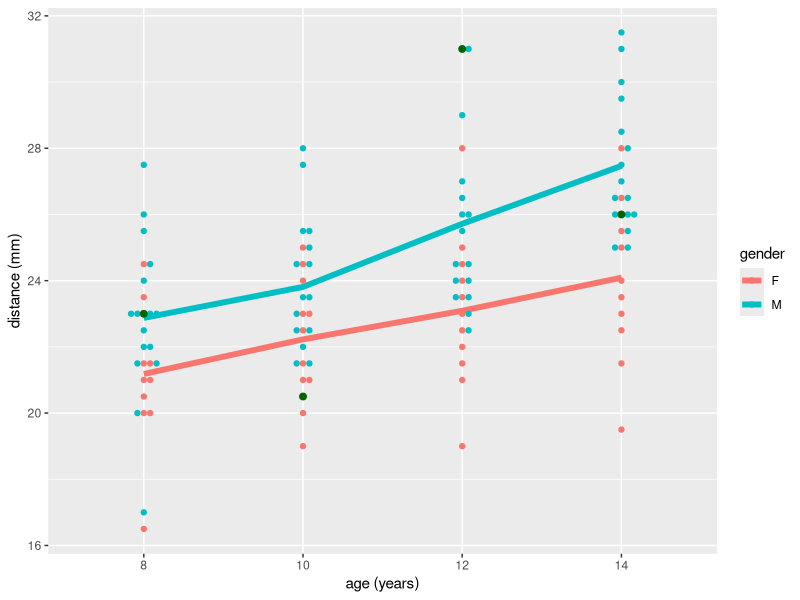
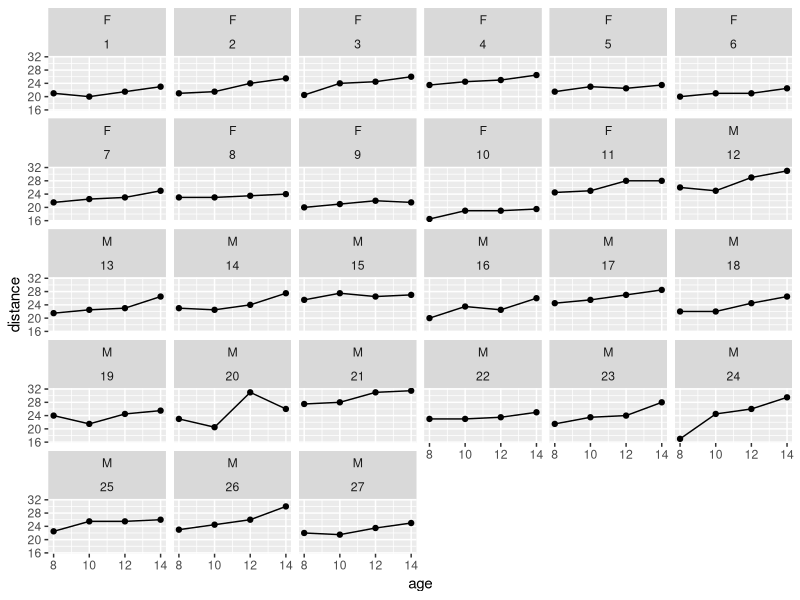
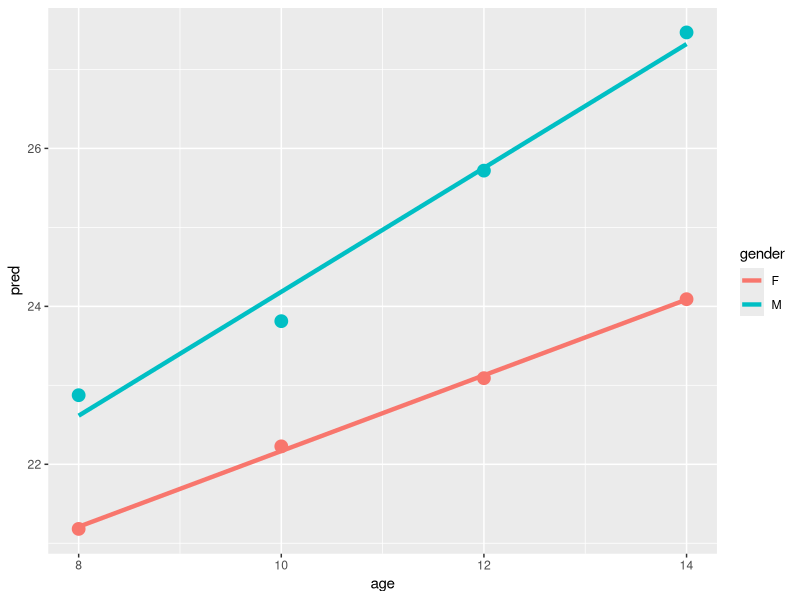

Write R code to recreate these figures, in order.
library(foreign)
library(tidyverse)
library(ggbeeswarm)
library(nlme)
library(modelr)

# 7.1 In a study of dental growth, measurments of the distance (mm) from the center of the pituitary gland to the pteryomaxillary fissure were obtained on 11 grils and 16 boys at ages 8, 10, 12, and 14 (Potthoff adn Roy, 194).

# The raw data are stored ina n external file: dental.dat

# Each row of the data set contains the following six variables:

# ID Gender Y1 Y2 Y3 Y4

# Note: the categorical (character) variable Gender is coded F = Female, M = Male. The Third measure (at age 12) on subject ID = 20 is  apotential outlier.

# 7.1.1 On a single grpah, construct a time plot that displays the mean distance (mm) versus age (in years) for boys and girls. Describe the time trends for boys and girls.
data <- read.dta("../datasets/dental.dta") %>% as_tibble()
data_long <- data %>%
  gather(age_label, distance, y1:y4) %>%
  mutate(
    age = case_when(
      .$age_label == "y1" ~ 8,
      .$age_label == "y2" ~ 10,
      .$age_label == "y3" ~ 12,
      .$age_label == "y4" ~ 14
    )
  )

data_long_summary <- data_long %>%
  group_by(gender, age) %>%
  summarize(distance = mean(distance))

p1 <- ggplot(data_long_summary, 
  aes(x = factor(age), y = distance, color = gender, group = gender)) +
  geom_line(size = 2) +
  geom_beeswarm(data = data_long) +
  geom_beeswarm(
    data = data_long %>% filter(id == 20),
    color = "darkgreen",
    size = 2,
    show.legend = FALSE
  ) +
  labs(
    x = "age (years)",
    y = "distance (mm)",
    color = "gender"
  )

p2 <- ggplot(data_long, aes(x = age, y = distance)) +
  geom_line() +
  geom_point() +
  facet_wrap(gender ~ id)

# The general trend is an increase in distance as age increases. Males spike at age 10; females slow down at age 10 (spline?).

# 7.1.2 Read the data from the external file and put the data in a "univariate" or "long" format, with four "records" per subject.

# 7.1.3 For the "maximal" model, assume a saturated model for the mean response. Fit the following models for the covariance:
# (a) unstructure covariance          (corSymm)
# (b) compound symmetry               (corCompSymm)
# (c) heterogenous compound symmetry  (corCompSymm + weights)
# (d) autoregressive                  (corAR1)
# (e) heterogeneous autoregressive    (corAR1 + weights)
# Choose a model for the covariance that adequately fits the data.
data_long <- data_long %>%
  mutate(
    age.f = factor(age, c(8, 10, 12, 14)),
    time = case_when(
      .$age == 8 ~ 1,
      .$age == 10 ~ 2,
      .$age == 12 ~ 3,
      .$age == 14 ~ 4
    )
  )

models <- vector(mode = "list", length = 5)

# (a) unstructured covariance
models[[1]] <- gls(
  distance ~ age.f * gender,
  corr = corSymm(form = ~ time | id),
  data = data_long,
  weights = varIdent(form = ~ 1 | time)
)

# (b) compound symmetry - corresponds to uniform correlation
models[[2]] <- gls(
  distance ~ age.f * gender,
  corr = corCompSymm(form = ~ time | id),
  data = data_long
)

# (c) heterogenous compound symmetry
models[[3]] <- gls(
  distance ~ age.f * gender,
  corr = corCompSymm(form = ~ time | id),
  data = data_long,
  weights = varIdent(form = ~ 1 | time)
)

# (d) ar1
models[[4]] <- gls(
  distance ~ age.f * gender,
  corr = corAR1(form = ~ time | id),
  data = data_long
)

# (e) heterogeneous ar1
models[[5]] <- gls(
  distance ~ age.f * gender,
  corr = corAR1(form = ~ time | id),
  data = data_long,
  weights = varIdent(form = ~ 1 | time)
)

model_info <- tibble(model_id = c(1, 2, 3, 4, 5), models = models) %>%
  mutate(
    bic = map_dbl(models, ~ summary(.)$BIC),
    aic = map_dbl(models, ~ summary(.)$AIC),
    log_lik = map_dbl(models, ~ summary(.)$logLik)
  )

# now we need to pick a model, we want to minimize AIC, BIC and maximize logliklihood
# p-value in anova checks if more specific model is better than the more general one
# degrees of freedom are the number of vaules in teh final calculation of a statistic that are free to vary
# going by AIC model2 (compound symmetry) is the best model
# going by BIC model2 (compound symmetry) is again the best model
# so we want to use model2
# skip p-values, because it doesn't make logic sense
#    model1 (df=18) is not significantly better than model2 (df=10) at 0.05 level (p-value = 0.3118)
#    but model5 (df=13) is significantly better than model2 (df=10) at 0.05 level (p-value = 0.0281) even though AIC and BIC for model2 is less than that for model5

# 7.1.4 Given the choice of model for the covariance from Problem 7.1.3, treat age (or time) as a cateogrical variable and fit a model that includes the effects of age, gender, and their interactions. Determine whether the pattern of change over tiem is different for boys and girls.

# We first need to check if there is an interaction effect before looking if there is a gender effect. According to anova, there is not a significant interaction effect at the 0.05 level (p = 0.0759). There is a significant gender effect (p = 0.0029). The coefficient genderM = 1.69 meaning males have a greater distance than females.

# 7.1.5 Show how the estimated regression coefficients from Problem 7.1.4 can be used to estimate the means in the two groups at ages 8 and 14.

mean_summary <- data_long %>%
  group_by(gender, age) %>%
  summarize(distance = mean(distance)) %>%
  filter(age %in% c(8, 14))

m1_coef <- coefficients(models[[2]])
coefficient_calc <- tribble(
  ~ gender, ~ age, ~ distance,
  "F", 8, m1_coef[1],
  "F", 14, m1_coef[1] + m1_coef[4],
  "M", 8, m1_coef[1] + m1_coef[5],
  "M", 14, m1_coef[1] + m1_coef[5] + m1_coef[4] + m1_coef[8]
)

# 7.1.6 Given the chose of model for the covariance from Problem 7.1.3, treat age as a continous variable and fit a model that includes the effects of a linear trend in age, gender, and their interaction. Compare and contrast the results with those obtained in Problem 7.1.4.

data_long <- data_long %>%
  mutate(age.centered = age - mean(age))

# creating the model in this way makes the intercept equal to the mean female distance at age = 0
m_age <- gls(
  distance ~ age * gender,
  corr = corCompSymm(form = ~ time | id),
  data = data_long
)

# create the model in this way makes the intercept equal to the mean female distance at all ages 
m_age_centered <- gls(
  distance ~ age.centered * gender,
  corr = corCompSymm(form = ~ time | id),
  data = data_long
)

# When using age as a continuous variable, there is an interaction between age and gender, meaning distance does not increase at a constant rate across age for one of the genders. The plots indicate this is for males.

# 7.1.7 On a single graph, construct a time plot that displays the estimated mean distance (mm) versus age (in years) for boys and girls from the results generated from Problem 7.1.6.
grid <- data_grid(data_long, gender, age) %>%
  add_predictions(m_age) %>%
  left_join(data_long_summary, by = c("gender", "age"))
p3 <- ggplot(grid, aes(age, pred, color = gender)) +
  geom_line(size = 1.5) +
  geom_point(aes(y = distance), size = 4, show.legend = FALSE)

# 7.1.8 Show how the regression coefficients from Problem 7.1.6 can be used to estimate the means in the two groups at ages 8 and 14.

# 7.1.9 Does a model with only a linear trend in age adequately account for the pattern of change in the two groups?

# 7.1.10 The third mease (at age 12) on subject ID = 20 is a potential outlier. Repeat the analyses in Problems 7.1.3, 7.1.4, 7.1.6 and 7.1.9 excluding the third measure on subject ID = 20. Do the substantive conclusions change?

# 7.1.11 Given the results of all the previous analyses, what conclusions can be drawn about gender differences in patterns of dental growth?
